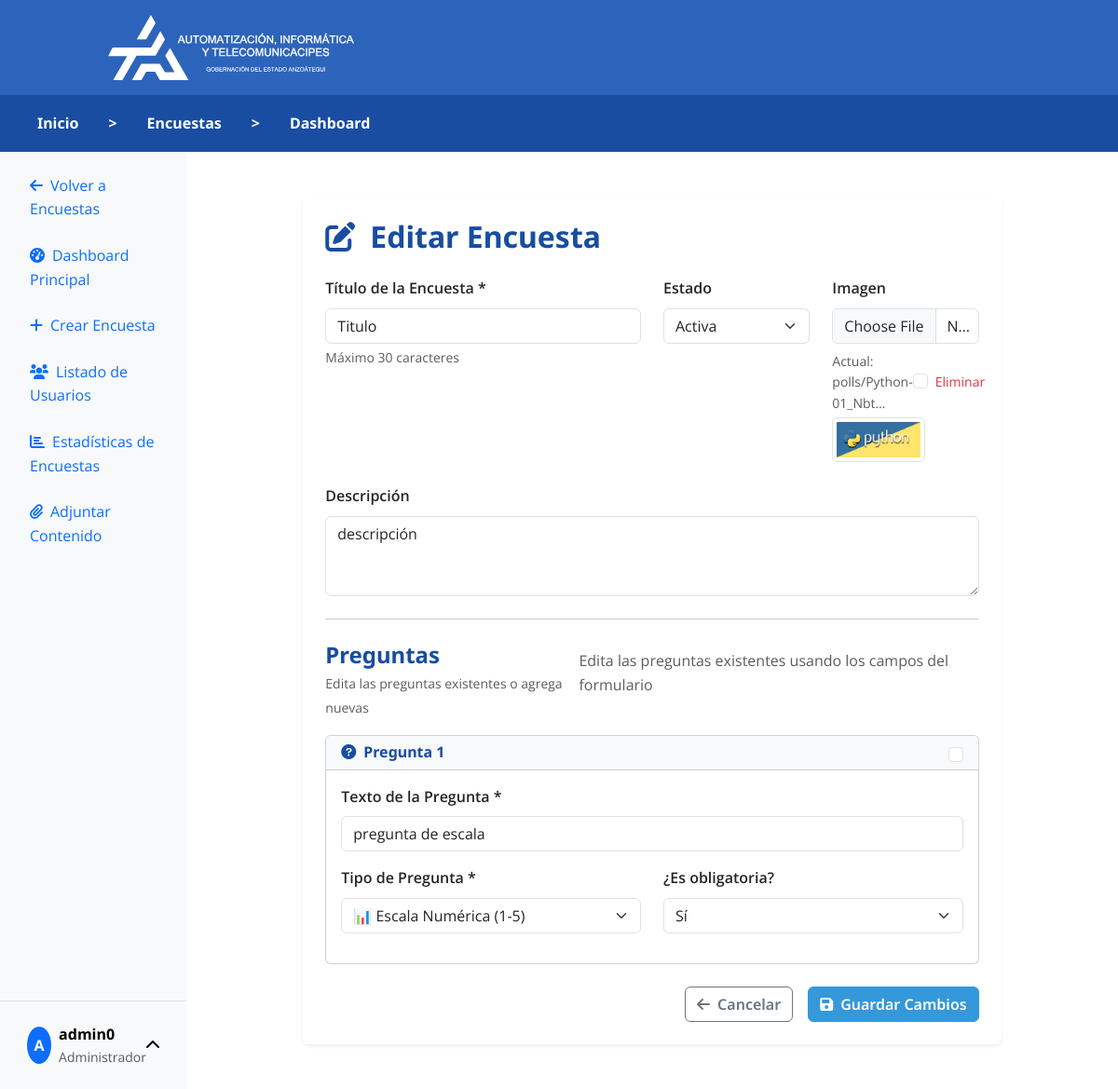
The page /polls/10/edit/ (signed in) on the database its author committed.
### model_poll/models.py (models this page shows, shortened)
class User(AbstractUser):
    full_name = models.CharField(max_length=255, blank=True, default='')
    profile_image = models.ImageField(upload_to='profiles/', blank=True, null=True)
    rol = models.ForeignKey(Rol, on_delete=models.SET_NULL, null=True, blank=True, related_name="usuarios")

class Rol(models.Model):
    name = models.CharField(max_length=50, unique=True, help_text="Administrador, Trabajador, Usuario")
    descripcion = models.TextField(blank=True, null=True, default='')

class Poll(models.Model):
    class Status(models.TextChoices):
        BORRADOR = 'BORRADOR', 'Borrador'
        ACTIVA = 'ACTIVA', 'Activa'
        CERRADA = 'CERRADA', 'Cerrada'
    created_by = models.ForeignKey(settings.AUTH_USER_MODEL, on_delete=models.SET_NULL, null=True, related_name="encuestas_creadas")
    title = models.CharField(max_length=200)
    description = models.TextField(blank=True, null=True, default='')
    image = models.ImageField(upload_to='polls/', blank=True, null=True)
    status = models.CharField(max_length=20, choices=Status.choices, default=Status.BORRADOR)
    star_date = models.DateTimeField(null=True, blank=True, help_text="Fecha y hora de inicio de la encuesta")
    end_date = models.DateTimeField(null=True, blank=True, help_text="Fecha y hora de finalización de la encuesta")

class Question(models.Model):
    class QuestionType(models.TextChoices):
        TEXTO_LIBRE = 'TEXTO_LIBRE', 'Texto Libre'
        SELECCION_MULTIPLE = 'SELECCION_MULTIPLE', 'Selección Múltiple (Radio)'
        CASILLA_VERIFICACION = 'CASILLA_VERIFICACION', 'Casilla de Verificación (Checkbox)'
        ESCALA_NUMERICA = 'ESCALA_NUMERICA', 'Escala Numérica (1-5)'
    poll = models.ForeignKey(Poll, on_delete=models.CASCADE, related_name="preguntas")
    question_text = models.TextField()
    question_type = models.CharField(max_length=50, choices=QuestionType.choices)
    is_obligatory = models.BooleanField(default=False)
    order = models.PositiveIntegerField(default=0, help_text="Orden de las preguntas (0, 1, 2 ...)")
    class Meta:
        ordering = ['order'] # Ordena las preguntas por defecto según el campo 'order'

### posts/views.py (the view, shortened to what this page needs)
# urls.py: path('<int:poll_id>/edit/', views.edit_poll, name='edit_poll'),
@login_required
def edit_poll(request, poll_id):
    if not request.user.rol or request.user.rol.name not in ['Administrador', 'Trabajador']:
        return HttpResponseForbidden("No tienes permisos para editar encuestas.")
    if request.user.rol.name == 'Administrador':
        poll = get_object_or_404(Poll, id=poll_id)
    else:
        poll = get_object_or_404(Poll, id=poll_id, created_by=request.user)
    return render(request, 'posts/edit_poll.html', {'poll': poll})

### templates/posts/edit_poll.html (shortened to what this page needs)
{% extends "pages/layouts/_base_manage.html" %}
{% load static %}
{% block content %}
<div class="container-fluid my-4">
    <div class="row justify-content-center">
        <div class="col-lg-10">
            <div class="card border-0 shadow-sm">
                <div class="card-body p-4">
                    <div class="d-flex align-items-center mb-4">
                        <i class="fas fa-edit fa-2x me-3" style="color: #184da1;"></i>
                        <h2 class="card-title fw-bold mb-0" style="color: #184da1;">Editar Encuesta</h2>
                    </div>
                    <form method="post" enctype="multipart/form-data" id="editPollForm">
                        <div class="row mb-4">
                            <div class="col-md-6">
                                <label for="title" class="form-label fw-semibold">Título de la Encuesta *</label>
                                <input type="text" class="form-control" id="title" name="title" value="{{ poll.title }}" maxlength="30" required>
                                <div class="form-text">Máximo 30 caracteres</div>
                            </div>
                            <div class="col-md-3">
                                <label for="status" class="form-label fw-semibold">Estado</label>
                                <select class="form-select" id="status" name="status">
                                    <option value="ACTIVA" {% if poll.status == 'ACTIVA' %}selected{% endif %}>Activa</option>
                                </select>
                            </div>
                            <div class="col-md-3">
                                <label for="image" class="form-label fw-semibold">Imagen</label>
                                <input type="file" class="form-control" id="image" name="image" accept="image/*">
                                {% if poll.image %}
                                    <div class="mt-2">
                                        <div class="d-flex align-items-center justify-content-between">
                                            <small class="text-muted">Actual: {{ poll.image.name|truncatechars:20 }}</small>
                                            <div class="form-check">
                                                <input type="checkbox" class="form-check-input" id="remove_image" name="remove_image">
                                                <label class="form-check-label text-danger" for="remove_image">
                                                    <small>Eliminar</small>
                                                </label>
                                            </div>
                                        </div>
                                        <img src="{{ poll.image.url }}" class="img-thumbnail mt-1" style="max-width: 100px; max-height: 60px; object-fit: cover;">
                                    </div>
                                {% endif %}
                            </div>
                        </div>
                        <div class="mb-4">
                            <label for="description" class="form-label fw-semibold">Descripción</label>
                            <textarea class="form-control" id="description" name="description" rows="3" placeholder="Describe brevemente el propósito de esta encuesta...">{{ poll.description }}</textarea>
                        </div>
                        <hr class="my-4">
                        <div class="d-flex justify-content-between align-items-center mb-3">
                            <div>
                                <h4 class="fw-bold mb-1" style="color: #184da1;">Preguntas</h4>
                                <small class="text-muted">Edita las preguntas existentes o agrega nuevas</small>
                            </div>
                            <p class="text-muted">Edita las preguntas existentes usando los campos del formulario</p>
                        </div>
                        <div id="questionsContainer" class="mb-4">
                            {% for question in poll.preguntas.all %}
                            <div class="card mb-3 question-card" id="existing-question-{{ question.id }}">
                                <div class="card-header d-flex justify-content-between align-items-center" style="background-color: #f8f9fa;">
                                    <h6 class="mb-0 fw-bold" style="color: #184da1;">
                                        <i class="fas fa-question-circle me-2"></i>Pregunta {{ forloop.counter }}
                                    </h6>
                                    <input type="checkbox" name="delete_question_{{ question.id }}" class="form-check-input" title="Marcar para eliminar">
                                </div>
                                <div class="card-body">
                                    <div class="mb-3">
                                        <label class="form-label fw-semibold">Texto de la Pregunta *</label>
                                        <input type="text" class="form-control" name="existing_question_text_{{ question.id }}" value="{{ question.question_text }}" required>
                                    </div>
                                    <div class="row mb-3">
                                        <div class="col-md-6">
                                            <label class="form-label fw-semibold">Tipo de Pregunta *</label>
                                            <select class="form-select" name="existing_question_type_{{ question.id }}" required>
                                                <option value="ESCALA_NUMERICA" {% if question.question_type == 'ESCALA_NUMERICA' %}selected{% endif %}>📊 Escala Numérica (1-5)</option>
                                            </select>
                                        </div>
                                        <div class="col-md-6">
                                            <label class="form-label fw-semibold">¿Es obligatoria?</label>
                                            <select class="form-select" name="existing_is_obligatory_{{ question.id }}">
                                                <option value="true" {% if question.is_obligatory %}selected{% endif %}>Sí</option>
                                            </select>
                                        </div>
                                    </div>
                                </div>
                            </div>
                            {% endfor %}
                        </div>
                        <div class="d-grid gap-2 d-md-flex justify-content-md-end mt-4">
                            <a href="{% url 'posts:poll_manager' %}" class="btn btn-outline-secondary me-md-2">
                                <i class="fas fa-arrow-left me-2"></i>Cancelar
                            </a>
                            <button type="submit" class="btn btn-primary">
                                <i class="fas fa-save me-2"></i>Guardar Cambios
                            </button>
                        </div>
                    </form>
                </div>
            </div>
        </div>
    </div>
</div>
{% endblock %}

### templates/pages/layouts/_base_manage.html (shortened to what this page needs)
{% load static %}
<!DOCTYPE html>
<html lang="es">
<head>
    <link href="https://cdn.jsdelivr.net/npm/bootstrap@5.3.2/dist/css/bootstrap.min.css" rel="stylesheet">
    <link rel="stylesheet" href="https://cdnjs.cloudflare.com/ajax/libs/font-awesome/6.0.0/css/all.min.css">
    <link rel="stylesheet" href="{% static 'css/styles.css' %}">
</head>
<body>
    <header>
        <div class="svg-container">
            <img src="{% static 'SVG/AIT White lateral.svg' %}" class="svg_ait" alt="Logo AIT">
        </div>
    </header>
    <nav class="navbar navbar-expand-lg custom-navbar">
        <div class="container custom-nav-container">
            <div class="navbar-nav">
                <a class="nav-link text-white" href="{% url 'home' %}">Inicio</a>
                <span class="nav-link text-white-50">></span>
                <a class="nav-link text-white" href="{% url 'posts:poll_list' %}">Encuestas</a>
                <span class="nav-link text-white-50">></span>
                <span class="nav-link text-white-50">Dashboard</span>
            </div>
        </div>
    </nav>
    <div class="container-fluid">
        <div class="row" style="min-height: 100vh;">
            <div class="col-md-3 col-lg-2 p-0 d-flex flex-column">
                <div class="sidebar bg-light flex-grow-1 position-relative">
                    <div class="p-3 pb-5">
                        <ul class="nav nav-pills flex-column">
                            <li class="nav-item mb-2">
                                <a class="nav-link" href="{% url 'posts:poll_list' %}">
                                    <i class="fas fa-arrow-left me-2"></i>Volver a Encuestas
                                </a>
                            </li>
                            <li class="nav-item mb-2">
                                <a class="nav-link" href="{% url 'posts:poll_manager' %}">
                                    <i class="fas fa-tachometer-alt me-2"></i>Dashboard Principal
                                </a>
                            </li>
                            <li class="nav-item mb-2">
                                <a class="nav-link" href="{% url 'posts:create_poll' %}">
                                    <i class="fas fa-plus me-2"></i>Crear Encuesta
                                </a>
                            </li>
                            <li class="nav-item mb-2">
                                <a class="nav-link" href="{% url 'posts:user_list' %}">
                                    <i class="fas fa-users me-2"></i>Listado de Usuarios
                                </a>
                            </li>
                            <li class="nav-item mb-2">
                                <a class="nav-link" href="{% url 'posts:poll_statistics' %}">
                                    <i class="fas fa-chart-bar me-2"></i>Estadísticas de Encuestas
                                </a>
                            </li>
                            <li class="nav-item mb-2">
                                <a class="nav-link" href="{% url 'posts:content_manager' %}">
                                    <i class="fas fa-paperclip me-2"></i>Adjuntar Contenido
                                </a>
                            </li>
                        </ul>
                    </div>
                    <div class="position-absolute bottom-0 start-0 end-0 p-3 border-top bg-light">
                        <div class="dropdown">
                            <button class="btn btn-light d-flex align-items-center w-100 text-start" type="button" data-bs-toggle="dropdown">
                                {% if user.profile_image %}
                                    <img src="{{ user.profile_image.url }}" class="rounded-circle me-2" width="40" height="40">
                                {% else %}
                                    <div class="bg-primary rounded-circle d-flex align-items-center justify-content-center me-2" style="width: 40px; height: 40px;">
                                        <span class="text-white fw-bold">{{ user.username|first|upper }}</span>
                                    </div>
                                {% endif %}
                                <div class="flex-grow-1">
                                    <div class="fw-bold">{{ user.first_name|default:user.username }}</div>
                                    <small class="text-muted">{{ user.rol.name|default:"Usuario" }}</small>
                                </div>
                                <i class="fas fa-chevron-up"></i>
                            </button>
                        </div>
                    </div>
                </div>
            </div>
            <div class="col-md-9 col-lg-10">
                <div class="p-4">
                    {% block content %}
                    {% endblock %}
                </div>
            </div>
        </div>
    </div>
</body>
</html>

### rows shown on the page
User: username|first "A", first_name "admin0", rol.name "Administrador"
Poll: title "Titulo", status "Activa", image.name "polls/Python-01_Nbt…", image (picture), description "descripción"
Question: question_text "pregunta de escala", question_type+id "📊 Escala Numérica (1-5)", is_obligatory+id "Sí"
